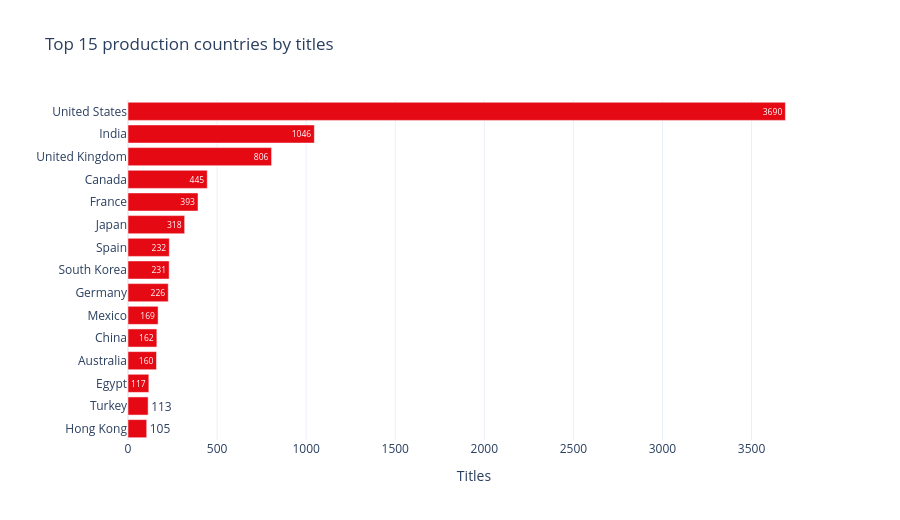

Notebook code cell kept with this figure:
### Markdown cell above
### Viz 7 — Top producing countries (interactive)

### Code cell
cc = CT.country.value_counts().head(15).reset_index(); cc.columns = ['country', 'titles']
fig = px.bar(cc.sort_values('titles'), x='titles', y='country', orientation='h', text='titles',
             color_discrete_sequence=[RED], title='Top 15 production countries by titles')
fig.update_layout(height=520, template='plotly_white', yaxis_title='', xaxis_title='Titles')
fig.write_html('../images/07_top_countries.html', include_plotlyjs='cdn'); fig.show()

### Figure 1 — Plotly figure (JSON) as saved in the notebook; plotly's stock layout.template omitted (floating-point values rounded to 4 significant figures)
{"data": [{"hovertemplate": "titles=%{text}<br>country=%{y}<extra></extra>", "legendgroup": "", "marker": {"color": "#E50914", "pattern": {"shape": ""}}, "name": "", "orientation": "h", "showlegend": false, "text": [105.0, 113.0, 117.0, 160.0, 162.0, 169.0, 226.0, 231.0, 232.0, 318.0, 393.0, 445.0, 806.0, 1046.0, 3690.0], "textposition": "auto", "type": "bar", "x": [105, 113, 117, 160, 162, 169, 226, 231, 232, 318, 393, 445, 806, 1046, 3690], "xaxis": "x", "y": ["Hong Kong", "Turkey", "Egypt", "Australia", "China", "Mexico", "Germany", "South Korea", "Spain", "Japan", "France", "Canada", "United Kingdom", "India", "United States"], "yaxis": "y"}], "layout": {"barmode": "relative", "height": 520, "legend": {"tracegroupgap": 0}, "title": {"text": "Top 15 production countries by titles"}, "xaxis": {"anchor": "y", "domain": [0.0, 1.0], "title": {"text": "Titles"}}, "yaxis": {"anchor": "x", "domain": [0.0, 1.0], "title": {"text": ""}}}}
